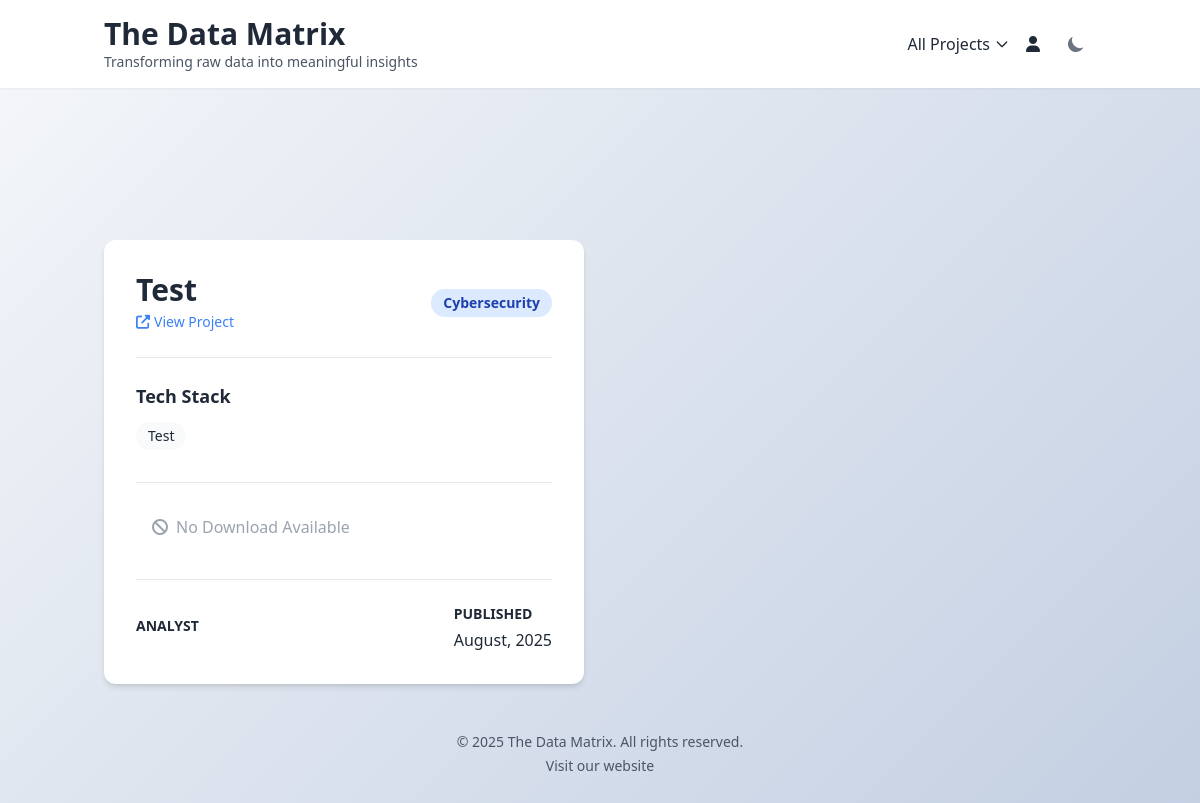
The page / on the database its author committed.
### projects_app/models.py (models this page shows, shortened)
class MyProjects(models.Model):
    project_type = models.ForeignKey(ProjectList, on_delete=models.CASCADE, blank=True, null=True)
    title = models.CharField(max_length=100, unique=True)
    tools = models.ManyToManyField('Tool')
    description = models.CharField(max_length=250, blank=True, null=True)
    published_date = models.DateField(default=timezone.now)
    analyst = models.ForeignKey(User, on_delete=models.CASCADE, blank=True, null=True)
    problem_statement = models.TextField(blank=True, null=True)
    insights = models.TextField(blank=True, null=True)
    html_file = models.FileField(upload_to='html_files/', default='html_files/default.html', blank=True, null=True, max_length=250)
    pdf_file = models.FileField(upload_to='pdf_files/', blank=True, null=True, max_length=250)
    project_photo = models.ImageField(upload_to='project_pics/', default='project_pics/default.jpeg', blank=True, null=True, max_length=250)
    data_source = models.URLField(max_length=250, default='https://www.thedatamatrix.ca/', blank=True, null=True)
    content = CKEditor5Field('content', config_name='default', null=True)
    class Meta:
        verbose_name_plural = "My Projects"
    def get_project_type(self):
        if self.project_type:
            return self.project_type.project_type
        return None # Return None or a default value if the foreign key is not set.

class ProjectList(models.Model):
    project_type = models.CharField(max_length=35, blank=True, null=True, unique=True)
    def __str__(self):
        return self.project_type

class Tool(models.Model):
    name = models.CharField(max_length=25)

### projects_app/views.py (the view)
# urls.py: path('', views.home, name='project_home'),
def home(request):
    project_types = ProjectList.objects.all()
    projects_by_type = {ptype.project_type: MyProjects.objects.filter(project_type=ptype) for ptype in project_types}
    context = {
    'project_types': project_types,
    'projects_by_type': projects_by_type,
    }
    return render(request, 'projects_app/project_home.html', context)

### projects_app/templates/projects_app/project_home.html (shortened to what this page needs)
{% extends 'projects_app/base.html' %}
{% load static %}
{% block content %}
<main id="main-content" class="container mx-auto px-4">
    <div class="grid grid-cols-1 md:grid-cols-2 gap-8" id="projects-grid">
        {% for project_type, projects in projects_by_type.items %}
            {% for project in projects %}
                <div class="bg-[var(--bg-primary)] rounded-xl shadow-md overflow-hidden card-hover scroll-reveal" data-category="{{ project.get_project_type|slugify }}">
                    <div class="p-8">
                        <div class="flex items-center justify-between mb-6">
                            <div>
                                <h2 class="text-2xl md:text-3xl font-bold text-[var(--text-primary)]">
                                    {{ project.title }}
                                </h2>
                                <a href="{% url 'project_html_template' title=project.title %}"
                                   class="text-blue-500 hover:text-blue-700 text-sm inline-flex items-center mt-1">
                                    <i class="fas fa-external-link-alt mr-1"></i> View Project
                                </a>
                            </div>
                            <div class="bg-blue-100 text-blue-800 dark:bg-blue-700 dark:text-white px-3 py-1 rounded-full text-sm font-semibold">
                                {{ project.project_type }}
                            </div>
                        </div>
                        <div class="border-t border-gray-200 my-6"></div>
                        <div class="mb-8">
                            <h3 class="text-lg font-semibold text-[var(--text-primary)] mb-3">Tech Stack</h3>
                            <div class="flex flex-wrap gap-2">
                                {% for tool in project.tools.all %}
                                <span class="tech-chip bg-[var(--bg-secondary)] px-3 py-1 rounded-full text-sm text-[var(--text-primary)]">
                                    {{ tool.name }}
                                </span>
                                {% endfor %}
                            </div>
                        </div>
                        <div class="border-t border-gray-200 my-6"></div>
                        <div class="mb-8">
                            {% if project.pdf_file %}
                            <a href="{{ project.pdf_file.url }}"
                               class="inline-flex items-center px-4 py-2 bg-blue-600 text-white rounded-lg hover:bg-blue-700 transition-colors">
                                <i class="fas fa-download mr-2"></i> Download Analysis File
                            </a>
                            {% else %}
                                <span class="inline-flex items-center px-4 py-2 text-gray-400 dark:text-gray-600 rounded-lg cursor-not-allowed">
                                    <i class="fas fa-ban mr-2"></i> No Download Available
                                </span>
                            {% endif %}
                        </div>
                        <div class="border-t border-gray-200 my-6"></div>
                        <div class="flex flex-col sm:flex-row justify-between items-start sm:items-center">
                            <div class="mb-4 sm:mb-0">
                                <h4 class="text-sm font-semibold text-[var(--text-primary)] mb-1">ANALYST</h4>
                            </div>
                            <div>
                                <h4 class="text-sm font-semibold text-[var(--text-primary)] mb-1">PUBLISHED</h4>
                                <p class="text-[var(--text-primary)]">
                                    {{ project.published_date|date:"F, Y" }}
                                </p>
                            </div>
                        </div>
                    </div>
                </div>
            {% endfor %}
        {% endfor %}
    </div>
    <footer class="mt-12 text-center text-[var(--text-secondary)] text-sm">
        <p>© 2025 The Data Matrix. All rights reserved.</p>
        <p class="mt-1">
            <a href="https://thedatamatrix.ca" class="hover:text-blue-600">Visit our website</a>
        </p>
    </footer>
</main>
{% endblock %}

### projects_app/static/projects_app/styles/styles.css (style rules this page uses)
:root { --bg-gradient-start: #f5f7fa; --bg-gradient-end: #c3cfe2; --text-primary: #1f2937; --text-secondary: #4b5563; --bg-primary: #ffffff; --bg-secondary: #f9fafb; --shadow-color: rgba(0, 0, 0, 0.1); --frozen-glass-bg: rgba(255, 255, 255, 0.5); --frozen-glass-border: rgba(255, 255, 255, 0.3); --frozen-glass-shadow: rgba(0, 0, 0, 0.1); }
.gradient-bg { background: linear-gradient(135deg, var(--bg-gradient-start) 0%, var(--bg-gradient-end) 100%); }
.card-hover { transition: all 0.3s ease; box-shadow: 0 4px 6px -1px var(--shadow-color), 0 2px 4px -1px var(--shadow-color); }
.tech-chip { transition: all 0.2s ease; }
.scroll-reveal { opacity: 0; transform: translateY(20px); transition: opacity 0.6s ease-out, transform 0.6s ease-out; }
.scroll-reveal.visible { opacity: 1; transform: translateY(0); }

### rows shown on the page
MyProjects: title "Test", project_type "Cybersecurity", pdf_file "No Download Available", published_date "August, 2025"
Tool: name "Test"
